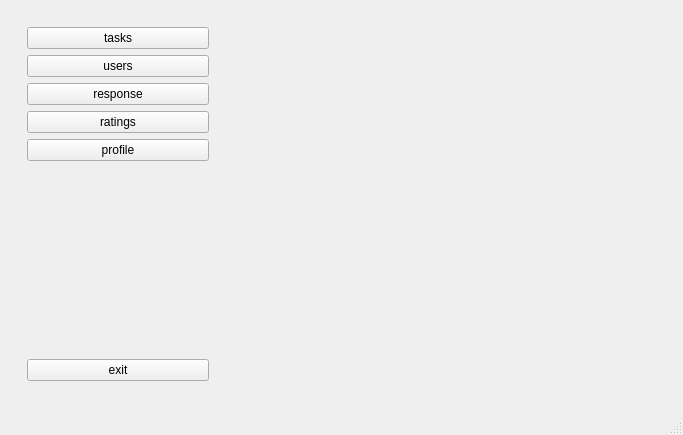
<?xml version="1.0" encoding="UTF-8"?>
<ui version="4.0">
 <class>MainWindow</class>
 <widget class="QMainWindow" name="MainWindow">
  <property name="geometry">
   <rect>
    <x>0</x>
    <y>0</y>
    <width>683</width>
    <height>435</height>
   </rect>
  </property>
  <property name="windowTitle">
   <string>MainWindow</string>
  </property>
  <widget class="QWidget" name="centralwidget">
   <layout class="QHBoxLayout" name="horizontalLayout_3">
    <item>
     <widget class="QWidget" name="widget" native="true">
      <property name="minimumSize">
       <size>
        <width>270</width>
        <height>220</height>
       </size>
      </property>
      <layout class="QHBoxLayout" name="horizontalLayout_2">
       <item>
        <layout class="QHBoxLayout" name="horizontalLayout">
         <item>
          <widget class="QWidget" name="widget_2" native="true">
           <property name="sizePolicy">
            <sizepolicy hsizetype="Fixed" vsizetype="Preferred">
             <horstretch>0</horstretch>
             <verstretch>0</verstretch>
            </sizepolicy>
           </property>
           <property name="minimumSize">
            <size>
             <width>200</width>
             <height>0</height>
            </size>
           </property>
           <property name="maximumSize">
            <size>
             <width>200</width>
             <height>16777215</height>
            </size>
           </property>
           <layout class="QVBoxLayout" name="verticalLayout_2">
            <item>
             <layout class="QVBoxLayout" name="verticalLayout">
              <property name="bottomMargin">
               <number>5</number>
              </property>
              <item>
               <widget class="QPushButton" name="task_btn">
                <property name="text">
                 <string>tasks</string>
                </property>
               </widget>
              </item>
              <item>
               <widget class="QPushButton" name="user_btn">
                <property name="text">
                 <string>users</string>
                </property>
               </widget>
              </item>
              <item>
               <widget class="QPushButton" name="response_btn">
                <property name="text">
                 <string>response</string>
                </property>
               </widget>
              </item>
              <item>
               <widget class="QPushButton" name="rating_btn">
                <property name="text">
                 <string>ratings</string>
                </property>
               </widget>
              </item>
              <item>
               <widget class="QPushButton" name="profile_btn">
                <property name="text">
                 <string>profile</string>
                </property>
               </widget>
              </item>
              <item>
               <spacer name="verticalSpacer">
                <property name="orientation">
                 <enum>Qt::Vertical</enum>
                </property>
                <property name="sizeHint" stdset="0">
                 <size>
                  <width>20</width>
                  <height>40</height>
                 </size>
                </property>
               </spacer>
              </item>
              <item>
               <widget class="QPushButton" name="btn_logout">
                <property name="text">
                 <string>exit</string>
                </property>
               </widget>
              </item>
             </layout>
            </item>
           </layout>
          </widget>
         </item>
         <item>
          <widget class="QStackedWidget" name="stackedWidget">
           <widget class="QWidget" name="page"/>
           <widget class="QWidget" name="page_2"/>
          </widget>
         </item>
        </layout>
       </item>
      </layout>
     </widget>
    </item>
   </layout>
  </widget>
  <widget class="QMenuBar" name="menubar">
   <property name="geometry">
    <rect>
     <x>0</x>
     <y>0</y>
     <width>683</width>
     <height>22</height>
    </rect>
   </property>
  </widget>
  <widget class="QStatusBar" name="statusbar"/>
 </widget>
 <resources/>
 <connections/>
</ui>
